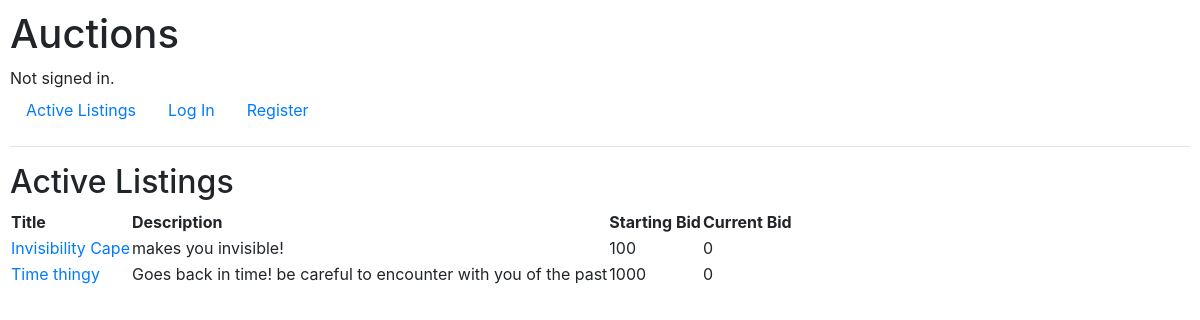
The app's page /, older data.
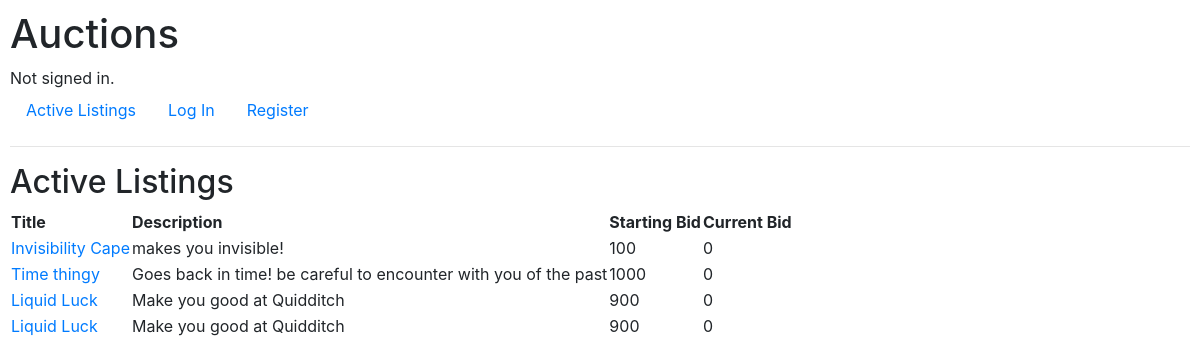
The same page, newer data.
### auctions/models.py (models this page shows, shortened)
class Item(models.Model):
    owner = models.ForeignKey(User, on_delete=models.CASCADE)
    title = models.CharField(max_length=64)
    description = models.TextField()
    category = models.ForeignKey(Category, on_delete=models.CASCADE, blank=True)
    starting_bid = models.IntegerField()
    currency = models.ForeignKey(Currency, on_delete=models.CASCADE)
    bid_duration = models.IntegerField()  # should be duration in days
    image = models.URLField(max_length=200, blank=True, default="https://apply.sts.net.pk/assets/images/default-upload-image.jpg")
    slug = models.SlugField(blank=True, null=True)
    created_at = models.DateTimeField(auto_now=False, auto_now_add=True)
    last_until = models.DateTimeField(blank=True, null=True)
    active = models.BooleanField(default=False, blank=True)

### auctions/views.py (the view)
# urls.py: path("", views.index, name="index"),
def index(request):
    items = models.Item.objects.filter(last_until__gte=timezone.now()).all()
    return render(request, template_name="auctions/index.html", context={
        "items": items
    })

### auctions/templates/auctions/index.html
{% extends "auctions/layout.html" %}
{% block body %}
    <h2>Active Listings</h2>
    <table>
        <thead>
            <tr>
                <th>Title</th>
                <th>Description</th>
                <th>Starting Bid</th>
                <th>Current Bid</th>
            </tr>
        </thead>
        <tbody>
        {% for item in items %}
            <tr>
                <td><a href="{% url 'list_item' item.slug %}">{{ item.title }}</a></td>
                <td>{{ item.description }}</td>
                <td>{{ item.starting_bid }}</td>
                <td>0</td>
            </tr>
        {% endfor %}
        </tbody>
    </table>
{% endblock %}

Row changes from the older to the newer data that the page shows:
added Item: title "Liquid Luck", description "Make you good at Quidditch", starting_bid "900"
added Item: title "Liquid Luck", description "Make you good at Quidditch", starting_bid "900"
